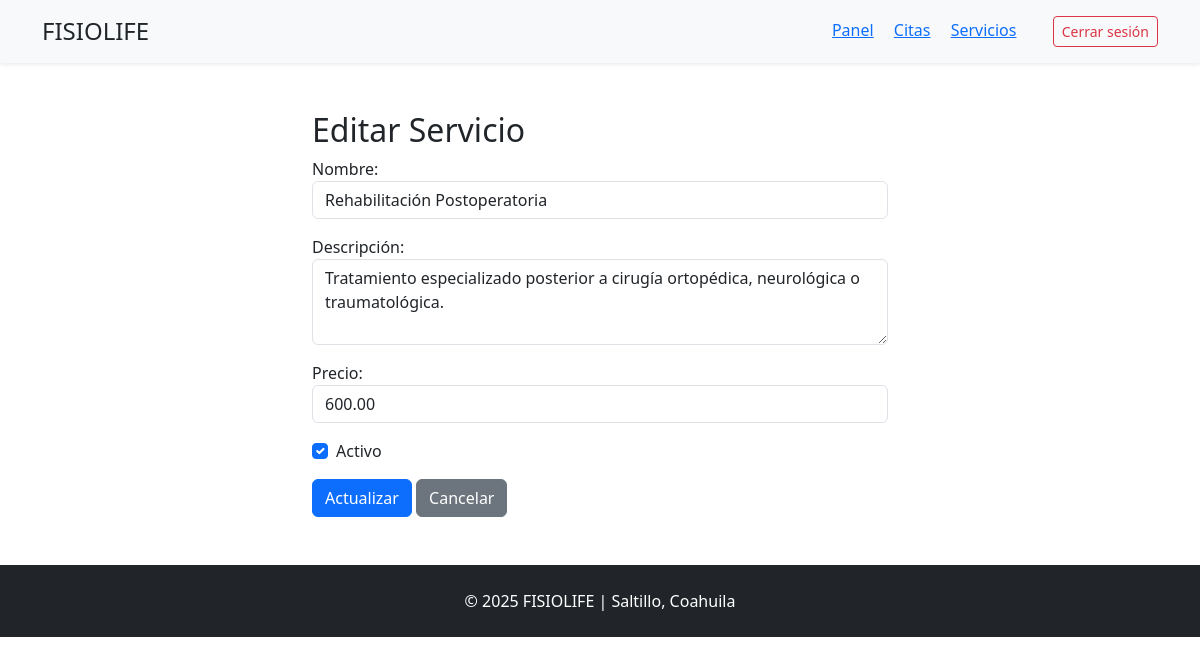
Page /admin/servicios/editar/2 (signed in) on the committed database.
### app/models.py (models this page shows)
class Servicio(db.Model):
    __tablename__ = 'servicios'
    id = db.Column(db.Integer, primary_key=True)
    nombre = db.Column(db.String(100), nullable=False)
    descripcion = db.Column(db.Text)
    precio = db.Column(db.Numeric(10, 2), nullable=False)
    activo = db.Column(db.Boolean, default=True)
    citas = db.relationship('Cita', backref='servicio', lazy=True)

### app/routes.py (the view, shortened to what this page needs)
@app.route("/admin/servicios/editar/<int:id>", methods=["GET", "POST"])
def editar_servicio(id):
    if "usuario_id" not in session:
        return redirect(url_for("login"))
    servicio = Servicio.query.get_or_404(id)
    return render_template("admin/form_servicio.html", servicio=servicio, modo="editar")

### app/templates/admin/form_servicio.html (shortened to what this page needs)
{% extends "base.html" %}
{% block content %}
<div class="container mt-5" style="max-width: 600px;">
    <h2>{{ 'Editar' if modo == 'editar' else 'Agregar' }} Servicio</h2>
    <form method="POST">
        <div class="mb-3">
            <label>Nombre:</label>
            <input type="text" name="nombre" class="form-control" required value="{{ servicio.nombre if servicio else '' }}">
        </div>
        <div class="mb-3">
            <label>Descripción:</label>
            <textarea name="descripcion" class="form-control" rows="3">{{ servicio.descripcion if servicio else '' }}</textarea>
        </div>
        <div class="mb-3">
            <label>Precio:</label>
            <input type="number" name="precio" step="0.01" class="form-control" required value="{{ servicio.precio if servicio else '' }}">
        </div>
        <div class="form-check mb-3">
            <input class="form-check-input" type="checkbox" name="activo" id="activo" {% if servicio and servicio.activo %}checked{% endif %}>
            <label class="form-check-label" for="activo">Activo</label>
        </div>
        <button type="submit" class="btn btn-primary">{{ 'Actualizar' if modo == 'editar' else 'Agregar' }}</button>
        <a href="{{ url_for('admin_servicios') }}" class="btn btn-secondary">Cancelar</a>
    </form>
</div>
{% endblock %}

### app/static/css/estilos.css (style rules this page uses)
body { font-family: 'Segoe UI', sans-serif; background-color: #f9f9f9; }

### rows in the picture
Servicio: nombre "Rehabilitación Postoperatoria", descripcion "Tratamiento especializado posterior a cirugía ortopédica, neurológica o traumatológica.", precio "600.00", activo "☑"

### other values in the picture
{{ 'Editar' if modo == 'editar' else 'Agregar' }} "Editar"
{{ 'Actualizar' if modo == 'editar' else 'Agregar' }} "Actualizar"
